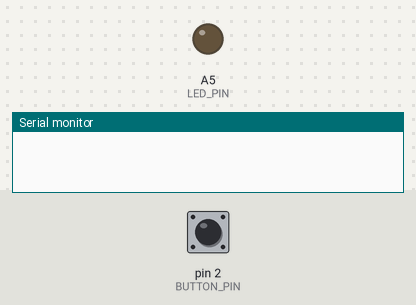
The sketch below on a simulated Arduino Uno, built with avr-gcc and run on an emulated ATmega328P. On the bench: output pins drawn as LEDs (lit = HIGH), the last lines printed to the serial monitor. Inputs (shaded band) come from the test bench; at power-on: pin 2 (BUTTON_PIN) HIGH.

Above: at 1.2 s.
1.3 s: pin 2 (BUTTON_PIN) pulled LOW for 0.15 s
At 1.37 s:
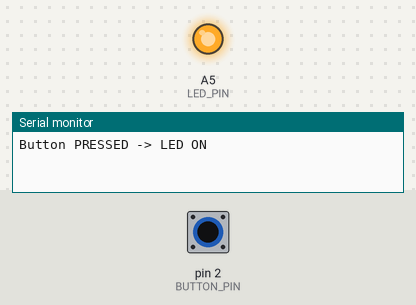
2.9 s: pin 2 (BUTTON_PIN) pulled LOW for 3.2 s
At 7.0 s:
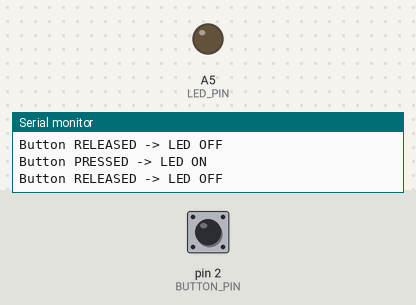
Timing chart, 0 to 8.5 s (numbered marks = the images above; inputs shaded):
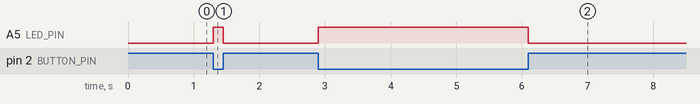

The sketch:

Button_Interrupt_LED.ino
```cpp
// 아두이노 우노 인터럽트 핀(2번)에 연결한 버튼을 누를 때와 뗄 때마다 A5 LED 토글하기
// 우노에서 attachInterrupt()를 쓸 수 있는 핀은 2번, 3번뿐이라서 버튼은 2번 핀에 연결

const int BUTTON_PIN = 2;                   // 버튼 핀 (인터럽트 0번)
const int LED_PIN = A5;                     // LED 핀
const unsigned long DEBOUNCE_DELAY = 50;    // 버튼 떨림 무시 시간, 50ms

// 인터럽트 함수 안에서 바꾸는 변수는 volatile을 붙여야 loop()에서 바뀐 값을 제대로 읽음
volatile int lastButtonState = HIGH;        // 과거값: 마지막으로 인정한 버튼 상태
volatile unsigned long lastInterruptTime = 0; // 마지막으로 인정한 인터럽트 시각 (ms)
volatile int ledState = LOW;                // LED 상태 (LOW=꺼짐, HIGH=켜짐)
volatile bool changed = false;              // 인터럽트에서 LED를 바꿨는지 (시리얼 출력용)

void buttonISR()    // 버튼 핀 값이 바뀔 때마다 자동으로 실행되는 인터럽트 함수
{
  unsigned long now = millis();             // 지금 시각 (ms)
  if (now - lastInterruptTime < DEBOUNCE_DELAY)  // 50ms 안에 또 들어온 건 버튼 떨림이라 무시
  {
    return;
  }

  int state = digitalRead(BUTTON_PIN);      // 현재값: 지금 버튼 값 읽기
  if (state == lastButtonState)             // 현재값과 과거값이 같으면 실제로 바뀐 게 아니라 무시
  {
    return;
  }

  lastButtonState = state;                  // 현재값을 과거값으로 저장
  lastInterruptTime = now;                  // 인정한 시각 기록
  ledState = !ledState;                     // LED 상태 뒤집기 (토글)
  digitalWrite(LED_PIN, ledState);          // LED에 반영
  changed = true;                           // loop()에서 시리얼 출력하도록 표시
}

void setup()    // 한 번만 실행
{
  Serial.begin(9600);                       // 시리얼 통신 시작, 통신 속도 9600bps
  pinMode(BUTTON_PIN, INPUT_PULLUP);        // 버튼핀 모드를 입력모드로, 내부 풀업 저항 사용 (안 누르면 HIGH, 누르면 LOW)
  pinMode(LED_PIN, OUTPUT);                 // LED핀 모드를 출력모드로
  digitalWrite(LED_PIN, ledState);          // 처음에는 LED 끄기

  // 버튼 핀 값이 바뀔 때(CHANGE = 누를 때, 뗄 때 둘 다) buttonISR 함수 실행
  attachInterrupt(digitalPinToInterrupt(BUTTON_PIN), buttonISR, CHANGE);
}

void loop()     //무한히 반복
{
  if (changed)                              // 인터럽트에서 LED를 바꿨으면
  {
    noInterrupts();                         // 값 복사하는 동안 인터럽트 잠깐 막기
    int button = lastButtonState;           // 버튼 상태 복사
    int led = ledState;                     // LED 상태 복사
    changed = false;                        // 표시 지우기
    interrupts();                           // 인터럽트 다시 허용

    // 인터럽트 함수 안에서는 Serial을 쓰면 안 돼서 loop()에서 출력
    Serial.print(button == LOW ? "Button PRESSED" : "Button RELEASED");  // 버튼 상태 출력
    Serial.print(" -> LED ");                // 시리얼 모니터에 글자 출력
    Serial.println(led ? "ON" : "OFF");      // LED 상태 출력하고 줄 바꿈
  }
}
```

Measured:
- after the input at 1.3 s, A5 (LED_PIN): LOW → HIGH at once, → LOW 0.15 s later
- after the input at 2.9 s, A5 (LED_PIN): LOW → HIGH at once, → LOW 3.2 s later
